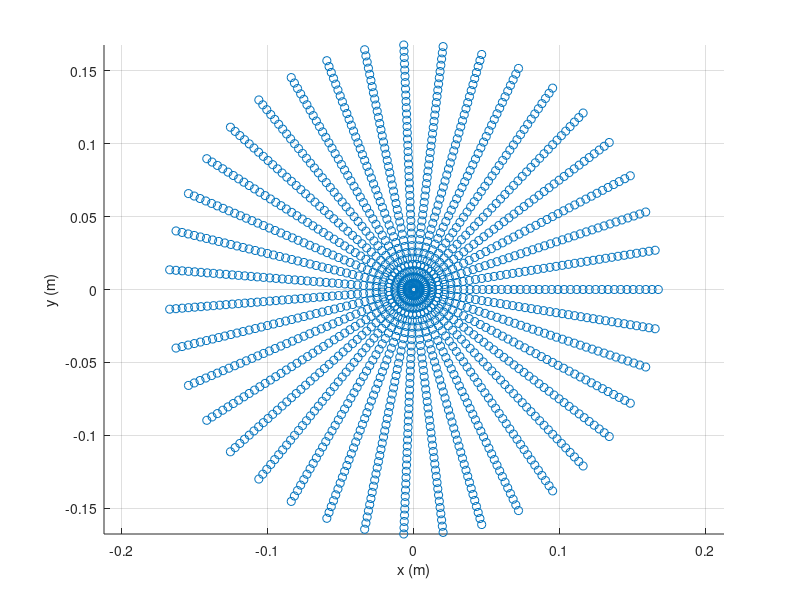

Recreate this plot in MATLAB.
%% About 
% Script to visualize maximum visual receptive field (RF) around a taxel for peripersonal space (PPS) representations
% Author: Matej Hoffmann, matej.hoffmann@iit.it
clear;

Z_MAX = 0.2; % max extent of RF in z (normal to taxel)

APERTURE_DEG = 80; %the cone opening angle or aperture
APERTURE_RAD = (APERTURE_DEG / 360) * 2 * pi;

u = linspace(0,Z_MAX,40);
%global_r = u(end) * tan(APERTURE_RAD / 2); % at base (maximum)
thetas = linspace(0,2*pi,40);
x=[]; y=[]; z=[];


for i=1:length(u)
    for j=1:(length(thetas)-1)
        z = [z; u(i)];        
        r = u(i) * tan(APERTURE_RAD / 2); 
        x = [x; r*cos(thetas(j)) ]; 
        y = [y; r*sin(thetas(j)) ];
        %x = [x; (u(i) / Z_MAX) *global_r*cos(thetas(j)) ]; 
        %y = [y; (u(i) / Z_MAX) *global_r*sin(thetas(j)) ];
    end    
end


f1 = figure(1);
clf(f1);
hold on;
scatter3(x,y,z);
%line([0 r],[0 0],[0 Z_MAX] );
%plot3(u(2) * tan(APERTURE_RAD / 2),0,u(2),'x','MarkerSize',20);

axis equal;
grid on;
xlabel('x (m)');
ylabel('y (m)');
zlabel('z (m)');
hold off;

%plot3(x,y,z,'o');

% f2 = figure(2);
% clf(f2);
%     subplot(3,1,1);
%         plot(x);
%         title('x');
%     subplot(3,1,2);
%         plot(y);
%         title('y');
%     subplot(3,1,3);
%         plot(z);
%         title('z');
% 
% f3 = figure(3);
% clf(f3);
%     subplot(3,1,1);
%         plot(thetas);
%         title('thetas (rad)');
%     subplot(3,1,2);
%         plot(cos(thetas));
%         title('cos(thetas)');
%     subplot(3,1,3);
%         plot(sin(thetas));
%         title('sin(thetas)');

% code plotting truncated cone as a spiral 
%from http://it.mathworks.com/matlabcentral/answers/39082-truncated-cone-plot
% t = 30:0.1:100;
% az = 0.1;
% z = az*t;
% r0 = 10000;
% ar = -1;
% r = r0 + r0*t;
% at = 0.05;
% theta = at*t;
% x = r .* cos(t);
% y = r .* sin(t);
% figure
% plot3(x,y,z,'.-')


